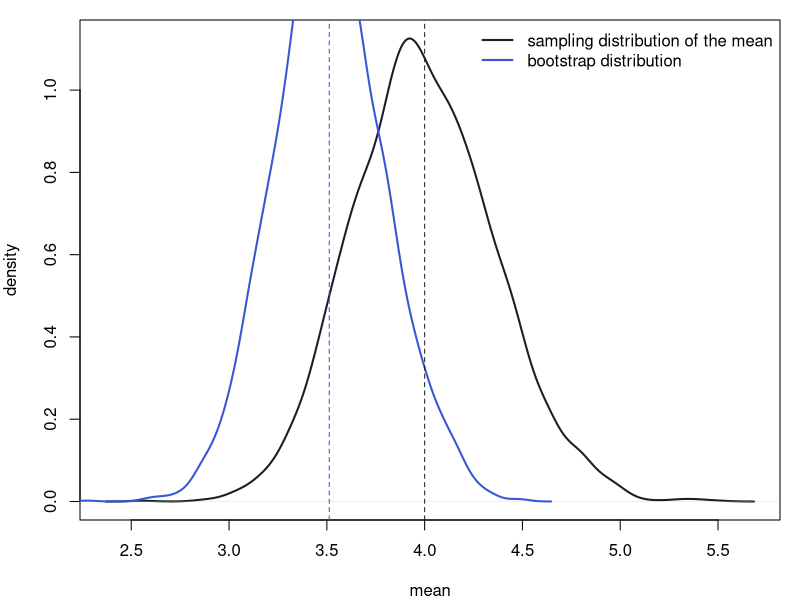
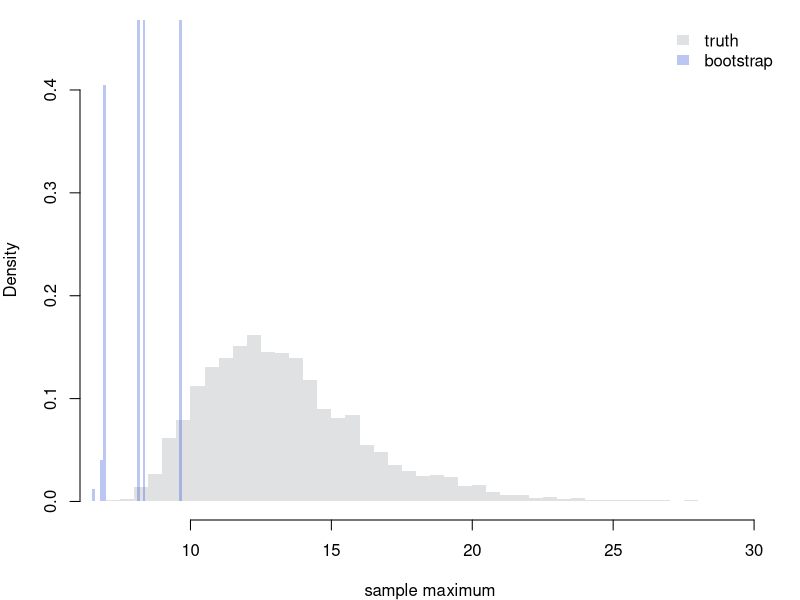
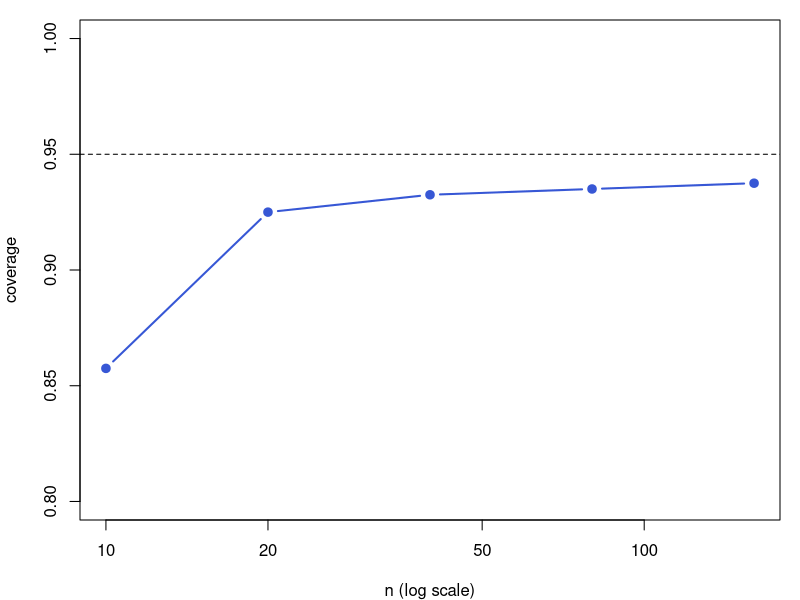

Reproduce these figures in R, in order.
## ---- chunk 1
#| label: setup
set.seed(20260903)

population <- function(n) rgamma(n, shape = 2, rate = 0.5)
sample_once <- population(60)

boot_means <- replicate(4000, mean(sample(sample_once, replace = TRUE)))
true_means <- replicate(4000, mean(population(60)))

c(
  sample_mean       = mean(sample_once),
  bootstrap_sd      = sd(boot_means),
  true_sd_of_mean   = sd(true_means),
  asymptotic_sd     = sd(sample_once) / sqrt(60)
)
## ---- chunk 2
#| label: fig-two-distributions
#| fig-cap: "The bootstrap distribution is centred on the sample mean, not on the truth. Its shape is what carries information; its location does not."
par(mar = c(4, 4, 1, 1))
plot(density(true_means), lwd = 2, col = "#17202a", main = "",
     xlab = "mean", ylab = "density")
lines(density(boot_means), lwd = 2, col = "#3757d5")
abline(v = mean(sample_once), lty = 2, col = "#3757d5")
abline(v = 2 / 0.5, lty = 2, col = "#17202a")
legend("topright", bty = "n", lwd = 2, col = c("#17202a", "#3757d5"),
       legend = c("sampling distribution of the mean", "bootstrap distribution"))
## ---- chunk 3
#| label: fig-maximum
#| fig-cap: "For the sample maximum, the bootstrap distribution is a poor caricature of the truth: it is discrete, bounded above by the observed maximum, and puts about 63% of its mass on that single point."
maxima_true <- replicate(4000, max(population(60)))
maxima_boot <- replicate(4000, max(sample(sample_once, replace = TRUE)))

par(mar = c(4, 4, 1, 1))
hist(maxima_true, breaks = 40, col = "#17202a22", border = NA, freq = FALSE,
     main = "", xlab = "sample maximum", ylim = c(0, 0.45))
hist(maxima_boot, breaks = 40, col = "#3757d555", border = NA, freq = FALSE, add = TRUE)
legend("topright", bty = "n", fill = c("#17202a22", "#3757d555"), border = NA,
       legend = c("truth", "bootstrap"))
## ---- chunk 4
#| label: tbl-mass
#| tbl-cap: "Observed against predicted share of resamples containing the largest observation."
observed <- mean(maxima_boot == max(sample_once))
knitr::kable(
  data.frame(
    quantity  = c("observed share", "1 - (1 - 1/n)^n", "limit 1 - 1/e"),
    value     = round(c(observed, 1 - (1 - 1 / 60)^60, 1 - exp(-1)), 4)
  )
)
## ---- chunk 5
#| label: fig-coverage
#| fig-cap: "Coverage of a 95% percentile interval for the mean, as the sample grows. The method is asymptotically correct and visibly optimistic when n is small."
coverage <- function(n, reps = 400, B = 400) {
  hits <- replicate(reps, {
    x <- population(n)
    b <- replicate(B, mean(sample(x, replace = TRUE)))
    ci <- quantile(b, c(0.025, 0.975))
    ci[1] <= 4 && 4 <= ci[2]
  })
  mean(hits)
}

sizes <- c(10, 20, 40, 80, 160)
rates <- vapply(sizes, coverage, numeric(1))

par(mar = c(4, 4, 1, 1))
plot(sizes, rates, type = "b", pch = 19, lwd = 2, col = "#3757d5",
     ylim = c(0.8, 1), log = "x", xlab = "n (log scale)", ylab = "coverage")
abline(h = 0.95, lty = 2)
